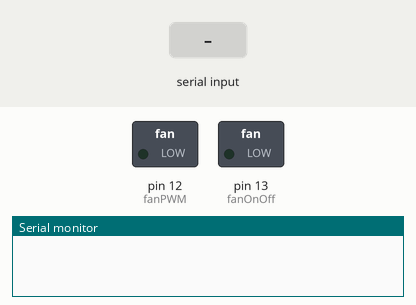
The sketch below on a simulated Arduino Uno, built with avr-gcc and run on an emulated ATmega328P. Parts: switched loads named in the sketch (green lamp = pin HIGH), the last lines printed to the serial monitor. The inputs (shaded band) are chosen by the test bench.

Above: at 1.2 s.
1.3 s: "30,150\n" received over Serial
At 2.1 s:
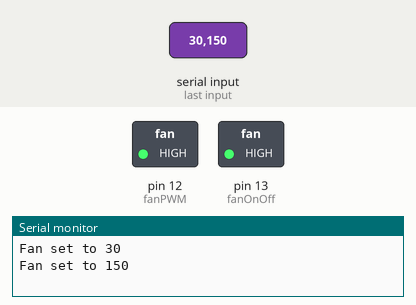
Timing chart, 0 to 4.3 s (numbered marks = the images above; inputs shaded):
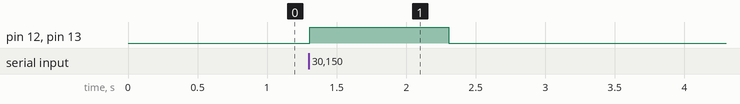

The sketch:

fan_test.ino
```cpp
byte fanOnOff = 13;
byte fanPWM = 12;

void setup() {
  Serial.begin(9600);
  pinMode(fanOnOff, OUTPUT);
  analogWrite(fanOnOff, 0);
  pinMode(fanPWM, OUTPUT);
  analogWrite(fanPWM, 0);
}

void loop() {

  if (Serial.available())
  {
    int speed = Serial.parseInt();
    if (speed >= 0 && speed <= 1023) {
      analogWrite(fanPWM, speed);
      analogWrite(fanOnOff, speed == 0 ? 0 : 1023);

      Serial.print("Fan set to ");
      Serial.println(speed);
    }
  }
}
```

Measured:
- after the input at 1.3 s, pin 12 (fanPWM), pin 13 (fanOnOff): LOW → HIGH at once, → LOW 1.0 s later
